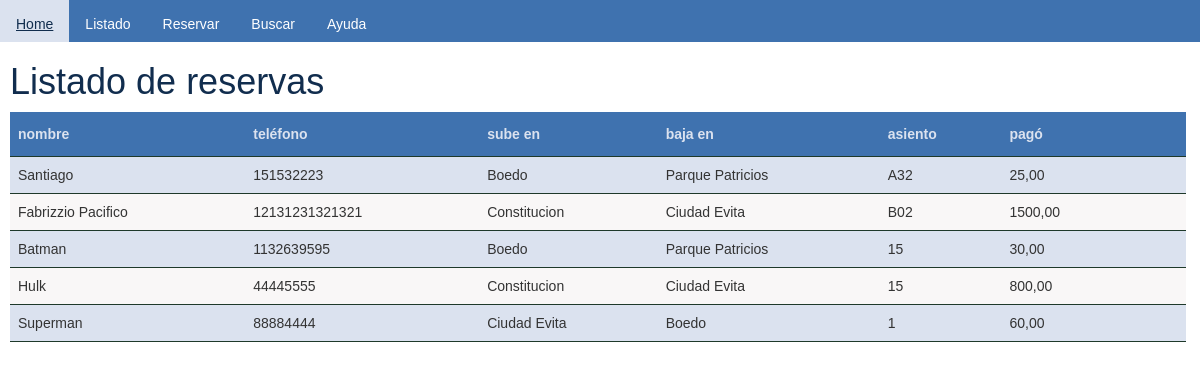
The app's page /hora/listado/ with its own data.
### combi/models.py (models this page shows, shortened)
class Reserva(models.Model):
    nombre = models.CharField(max_length=80)
    telefono  = models.IntegerField()
    fecha = models.DateTimeField(default=timezone.now)
    subeEn = models.ForeignKey('Lugar', on_delete=models.CASCADE, related_name='subeEn_Lugar')
    bajaEn  = models.ForeignKey('Lugar', on_delete=models.CASCADE, related_name='bajaEn_Lugar')
    asiento  = models.CharField(max_length=3)
    pago  = models.DecimalField(max_digits=6, decimal_places=2)

class Lugar(models.Model):
    nombre = models.CharField(max_length=120)
    codpost = models.CharField(max_length=8)
    def __str__(self):
        return self.nombre

### combi/views.py (the view)
# urls.py: path('listado/', views.listado, name='lista'),
def listado(request):
    reservas = Reserva.objects.all()
    return render(request, 'combi/listado.html',{'reservas': reservas})

### combi/templates/combi/listado.html
{% extends 'combi/base.html' %}
{% load static %}
{% block content %}
<h1>Listado de reservas</h1>
<table>
    <tbody><tr>
		<th>nombre</th>
		<th>teléfono</th>
		<th>sube en</th>
		<th>baja en</th>
		<th>asiento</th>
		<th>pagó</th>
		<th></th>
		<th></th>
	</tr>
    {% for reserva in reservas %}
    <tr>
        <td>{{reserva.nombre}}</td>
		<td>{{reserva.telefono}}</td>
		<td>{{reserva.subeEn}}</td>
		<td>{{reserva.bajaEn}}</td>
		<td>{{reserva.asiento}}</td>
		<td>{{reserva.pago}}</td>
		<td></td>
		<td></td>
    </tr>
    {% endfor %}
{% endblock %}

### combi/templates/combi/base.html (shortened to what this page needs)
{% load static %}
<!DOCTYPE html>
<html lang="es">
<head>
    <link rel="stylesheet" href="//maxcdn.bootstrapcdn.com/bootstrap/3.2.0/css/bootstrap.min.css">
    <link rel="stylesheet" href="//maxcdn.bootstrapcdn.com/bootstrap/3.2.0/css/bootstrap-theme.min.css">
    <link rel="stylesheet" href="{% static 'css/combi.css' %}">
    <link type="text/css" href="{% static 'css/style.css' %}" rel="stylesheet">
    <link type="text/css" href="{% static 'css/menu.css' %}" rel="stylesheet">
    <link type="text/css" href="{% static 'css/formulario.css' %}" rel="stylesheet">
    <link type="text/css" href="{% static 'css/tablas.css' %}" rel="stylesheet">
</head>
<body>
    <ul id="menu">
        <li><a href="{% url 'casa' %}">Home</a></li>
        <li><a href="{% url 'lista' %}">Listado</a></li>
        <li><a href="{% url 'new_reserva' %}">Reservar</a><br></li>
        <li><a href="{% url 'buscar' %}">Buscar</a><br></li>
        <li><a href="{% url 'ayuda' %}">Ayuda</a><br></li>
    </ul>
    {% block content %}
    {% endblock %}
</body>
</html>

### combi/static/css/combi.css (style rules this page uses)
h1 { color: red; }

### combi/static/css/style.css (style rules this page uses)
body, html { font-family: sans-serif; margin: 0; padding: 0; }
a { color: #112d4e; padding: 14px 16px; text-decoration: none; }
h1 { color: #112d4e; margin-left: 10px; }
p, table, form, img { margin-left: 10px; margin-right: 10px; }

### combi/static/css/menu.css (style rules this page uses)
ul { list-style-type: none; margin: 0; padding: 0; overflow: hidden; background-color: #3f72af; height: 3em; color: #dbe2ef; }
li { float: left; }
li a { display: block; color: white; text-align: center; padding: 14px 16px; text-decoration: none; }

### combi/static/css/tablas.css (style rules this page uses)
table { font-family: sans-serif; border-collapse: collapse; width: 98%; background-color: #f9f7f7; }
td, th { border-bottom: 1px solid #1e392a; padding: 8px; }
tr:nth-child(even) { background-color: #dbe2ef; }
th { padding-top: 12px; padding-bottom: 12px; text-align: left; background-color: #3f72af; color: #dbe2ef; }

### records on screen
Reserva: nombre "Santiago", telefono "151532223", subeEn "Boedo", bajaEn "Parque Patricios", asiento "A32", pago "25,00"
Reserva: nombre "Fabrizzio Pacifico", telefono "12131231321321", subeEn "Constitucion", bajaEn "Ciudad Evita", asiento "B02", pago "1500,00"
Reserva: nombre "Batman", telefono "1132639595", subeEn "Boedo", bajaEn "Parque Patricios", asiento "15", pago "30,00"
Reserva: nombre "Hulk", telefono "44445555", subeEn "Constitucion", bajaEn "Ciudad Evita", asiento "15", pago "800,00"
Reserva: nombre "Superman", telefono "88884444", subeEn "Ciudad Evita", bajaEn "Boedo", asiento "1", pago "60,00"
